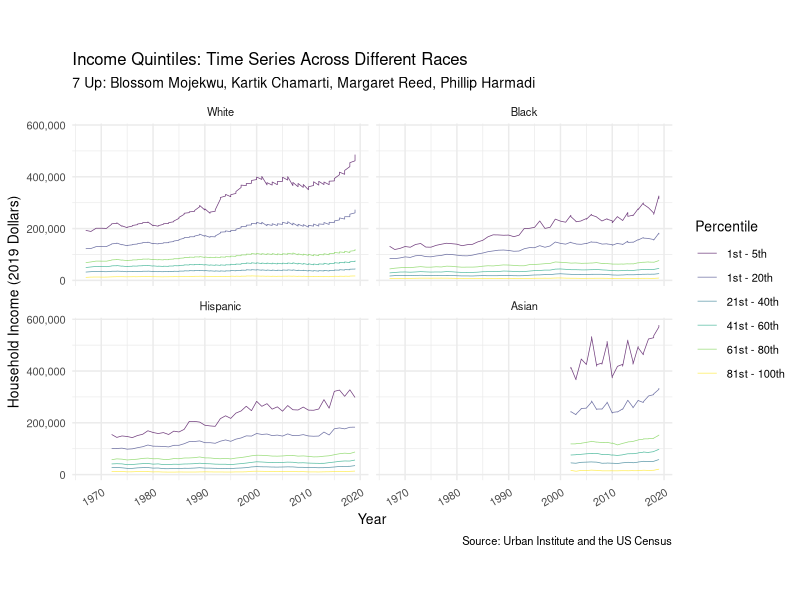
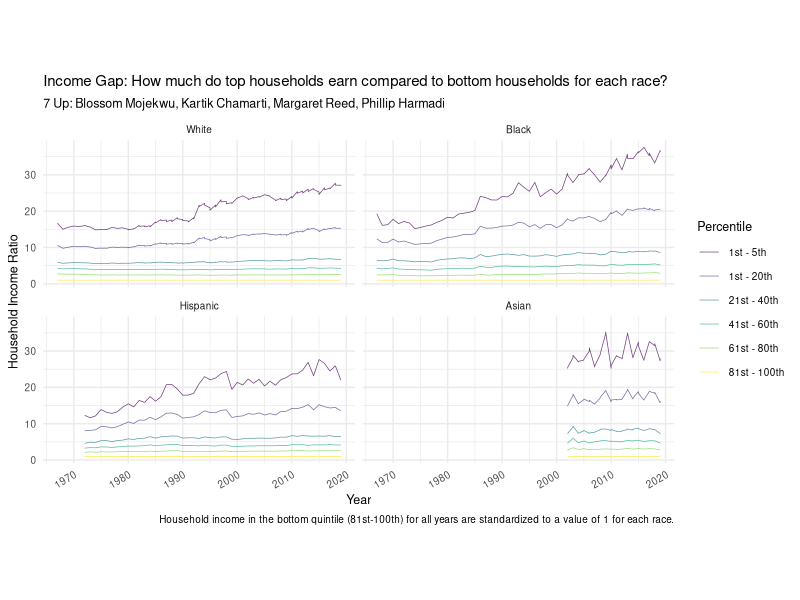
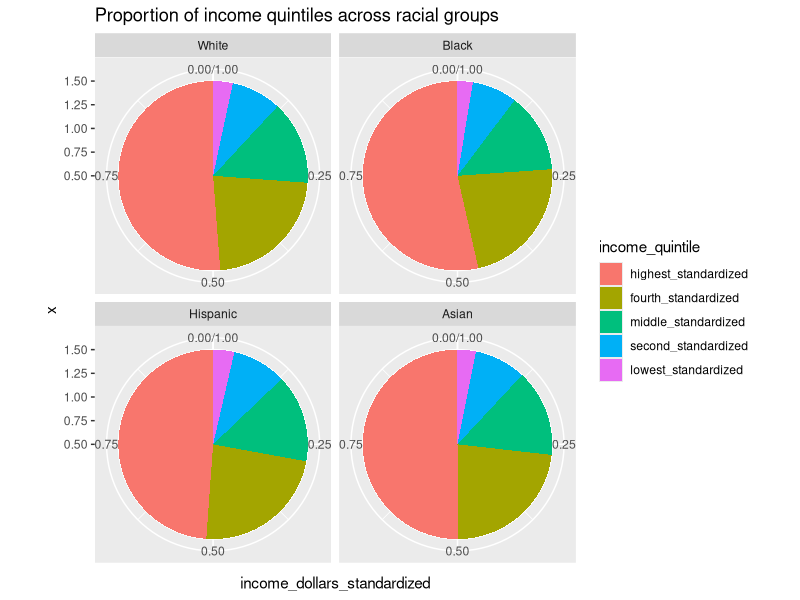
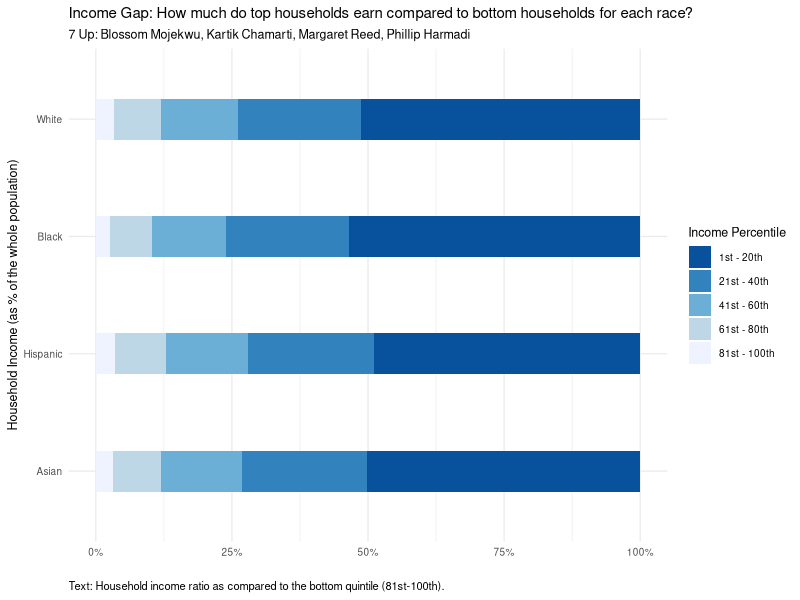
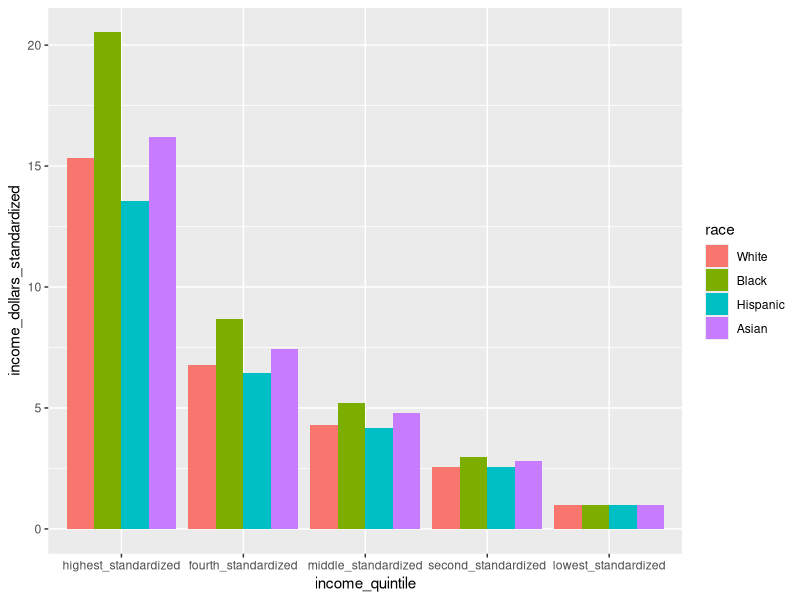
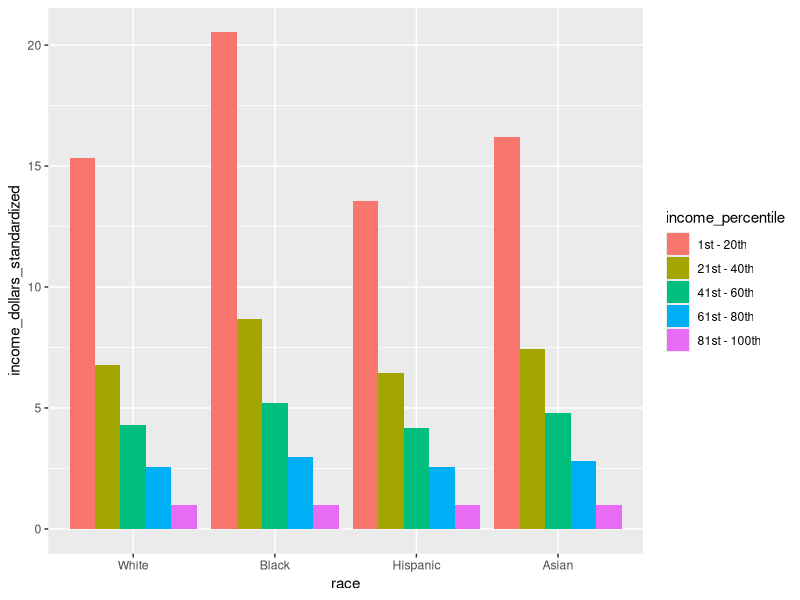
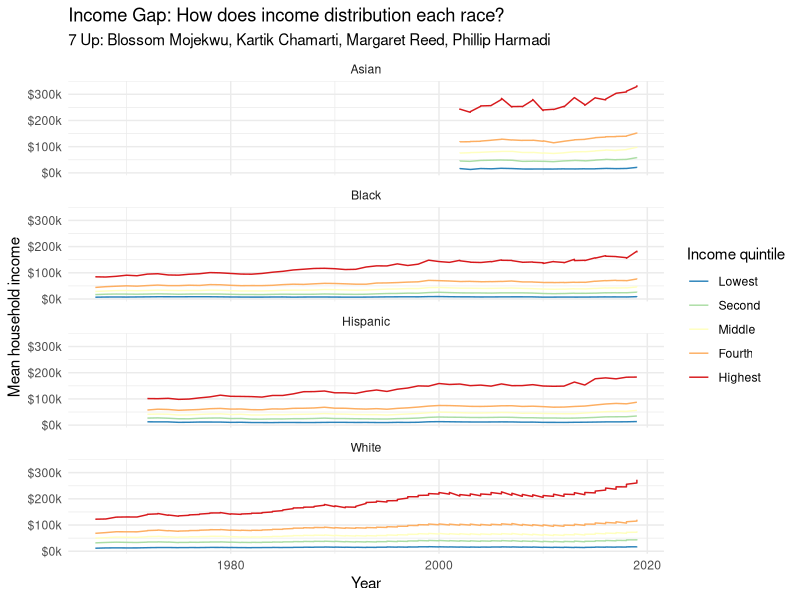

Write the R code that produced these figures, in order.
## ---- chunk 1
knitr::opts_chunk$set(echo = TRUE)
## ---- chunk 2
library(tidyverse)
library(lubridate)
library(plyr)
library(gganimate)
## ---- chunk 3
income_mean <- read.csv(file = "../data/income_mean.csv")

## ---- chunk 4
income_mean$race <- as.character(income_mean$race)

income_mean <- income_mean %>%
  mutate(race = str_remove(race, ',?\\s(.*)'))

income_mean$race <- factor(income_mean$race,
                           levels = c("All", "White", "Black", "Hispanic",
                                      "Asian"))
## ---- chunk 5
income_mean <- income_mean %>%
  mutate(income_percentile = case_when(
      income_quintile == "Top 5%"   ~ "1st - 5th",
      income_quintile == "Highest"  ~ "1st - 20th",
      income_quintile == "Second"   ~ "21st - 40th",
      income_quintile == "Middle"   ~ "41st - 60th",
      income_quintile == "Fourth"   ~ "61st - 80th",
      income_quintile == "Lowest"   ~ "81st - 100th")) 


income_mean$income_percentile <- as.factor(income_mean$income_percentile) 

income_mean$income_percentile <- factor(income_mean$income_percentile, 
                                        levels = c("1st - 5th", "1st - 20th", 
                                                   "21st - 40th",
                                                   "41st - 60th", "61st - 80th", 
                                                   "81st - 100th"))
## ---- chunk 6
income_mean <- income_mean %>% filter(dollar_type == "2019 Dollars")

income_mean <- income_mean %>% filter(race != "All")
## ---- chunk 7
ggplot(data = income_mean,
       mapping = aes(x = year,
                     y = income_dollars,
                     colour = income_percentile)) +
  geom_line(size = 0.25, alpha = 0.75) + 
  facet_wrap(. ~ race, nrow = 2) +
  labs(
    title = "Income Quintiles: Time Series Across Different Races",
    subtitle = "7 Up: Blossom Mojekwu, Kartik Chamarti, Margaret Reed, Phillip Harmadi",
    x = "Year", 
    y = "Household Income (2019 Dollars)", 
    color = "Percentile",
    caption = "Source: Urban Institute and the US Census"
    ) +
  scale_x_continuous(breaks = scales::pretty_breaks(n = 5)) +
  scale_y_continuous(labels = scales::comma) +
  scale_colour_viridis_d() +
  theme_minimal() +
  theme(text = element_text(size = 10), 
        axis.text.x = element_text(angle = 30, hjust = 1),
        axis.text.y = element_text(angle = 0, hjust = 1)) +
  coord_fixed(ratio = 1 / 20000)
## ---- chunk 8
income_mean_wider <- income_mean %>%
  select(-c(income_percentile)) %>%
  pivot_wider(names_from = income_quintile, 
                                  values_from = c("income_dollars")) %>% unnest()
income_mean_wider <- income_mean_wider %>%
  mutate(lowest_standardized = 1,
         second_standardized = Second / Lowest,
         middle_standardized = Middle / Lowest,
         fourth_standardized = Fourth / Lowest,
         highest_standardized = Highest / Lowest,
         top_5_pct_standardized = `Top 5%` / Lowest)

income_mean_wider <- income_mean_wider %>%
  select(-c("Lowest", "Second", "Middle", "Fourth", "Highest", "Top 5%")) %>%
  filter(dollar_type == "2019 Dollars") %>%
  select(-c("dollar_type")) 
## ---- chunk 9
income_mean_final <- income_mean_wider %>% 
  pivot_longer(cols = !year:race,
               names_to = "income_quintile", 
               values_to = "income_dollars")

income_mean_final <- income_mean_final %>%
  mutate(income_percentile = case_when(
      income_quintile == "top_5_pct_standardized"    ~ "1st - 5th",
      income_quintile == "highest_standardized"      ~ "1st - 20th",
      income_quintile == "fourth_standardized"       ~ "21st - 40th",
      income_quintile == "middle_standardized"       ~ "41st - 60th",
      income_quintile == "second_standardized"       ~ "61st - 80th",
      income_quintile == "lowest_standardized"       ~ "81st - 100th"),
      income_dollars_standardized = income_dollars) %>%
  select(-c("income_dollars"))

income_mean_final$income_percentile <- factor(income_mean_final$income_percentile, 
                                        levels = c("1st - 5th", "1st - 20th", 
                                                   "21st - 40th",
                                                   "41st - 60th", "61st - 80th", 
                                                   "81st - 100th"))
## ---- chunk 10
ggplot(data = income_mean_final,
       mapping = aes(x = year,
                     y = income_dollars_standardized,
                     colour = income_percentile)) +
  geom_line(size = 0.25, alpha = 0.75) + 
  facet_wrap(. ~ race, nrow = 2) +
  labs(
    title = "Income Gap: How much do top households earn compared to bottom households for each race?",
    subtitle = "7 Up: Blossom Mojekwu, Kartik Chamarti, Margaret Reed, Phillip Harmadi",
    x = "Year", y = "Household Income Ratio", 
    color = "Percentile",
    caption = "Household income in the bottom quintile (81st-100th) for all years are standardized to a value of 1 for each race."
    ) +
  scale_x_continuous(breaks = scales::pretty_breaks(n = 5)) +
  scale_y_continuous(labels = scales::comma) +
  scale_colour_viridis_d() +
  theme_minimal() +
  theme(text = element_text(size = 9), 
        axis.text.x = element_text(angle = 30, hjust = 1),
        axis.text.y = element_text(angle = 0, hjust = 1)) +
  coord_fixed(ratio = 1 / 1.5)
## ---- chunk 11
income_mean_final <- income_mean_final %>%
  mutate(income_quintile = fct_reorder(.f = income_quintile, .x = income_dollars_standardized, 
                                     .fun = mean, na.rm = FALSE, .desc = TRUE)) %>%
  filter(year == 2019) %>%
  filter(income_quintile != "top_5_pct_standardized") 

income_mean_final
## ---- chunk 12
income_mean_final %>%
  ggplot(aes(fill = income_quintile,
             x = 1,
             y = income_dollars_standardized)) + 
  geom_col(width = 1, position = "fill") +
  coord_polar(theta = "y") +
  facet_wrap(. ~ race, nrow = 2) +
  labs(title = "Proportion of income quintiles across racial groups")

  
## ---- chunk 13

#the following dataframe that I created shows the total values for each box based on race and income quintile. 
# finding a way to merge both dataframes should allow it so that the geom_text label
# can access the data.
# link for help: https://stackoverflow.com/questions/6644997/showing-data-values-on-stacked-bar-chart-in-ggplot2

income_mean_final %>%
  mutate(income_quintile = fct_reorder(.f = income_quintile, .x = income_dollars_standardized,                              .fun = mean, na.rm = FALSE, .desc = TRUE)) %>%
  filter(year == 2019) %>%
  filter(income_quintile != "top_5_pct_standardized") %>%
ggplot(aes(fill = income_percentile, 
             x = income_dollars_standardized, 
             y = reorder(race, desc(race)), 
             width = 0.35)) + 
  geom_bar(position = "fill", stat = "identity") +
  scale_fill_brewer(type = "seq", palette = "Blues", direction = -1) +
  labs(
    title = "Income Gap: How much do top households earn compared to bottom households for each race?",
    subtitle = "7 Up: Blossom Mojekwu, Kartik Chamarti, Margaret Reed, Phillip Harmadi",
    x = "", y = "Household Income (as % of the whole population)", 
    fill = "Income Percentile",
    caption = "Text: Household income ratio as compared to the bottom quintile (81st-100th)."
    ) +
  scale_colour_viridis_d() +
  scale_x_continuous(labels = scales::percent_format(scale = 100)) +
  theme_minimal(base_size = 10) +
  theme(text = element_text(size = 9),
        plot.caption = element_text(size = 8, hjust = 0))

## ---- chunk 14
income_mean_final %>%
  mutate(income_quintile = fct_reorder(.f = income_quintile, .x = income_dollars_standardized, 
                                     .fun = mean, na.rm = FALSE, .desc = TRUE)) %>%
  filter(year == 2019) %>%
  filter(income_quintile != "top_5_pct_standardized") %>%
  ggplot(aes(x = income_quintile, y = income_dollars_standardized, fill = race)) + 
  geom_bar(stat = "identity", position = position_dodge())
## ---- chunk 15
income_mean_final %>%
  mutate(income_quintile = fct_reorder(.f = income_percentile, .x = income_dollars_standardized, 
                                     .fun = mean, na.rm = FALSE, .desc = TRUE)) %>%
  filter(year == 2019) %>%
  filter(income_quintile != "top_5_pct_standardized") %>%
  ggplot(aes(fill = income_percentile, y = income_dollars_standardized, x = race)) + 
  geom_bar(stat = "identity", position = position_dodge())
## ---- chunk 16
income_mean %>%
  filter(!str_detect(race, "Combination"),
         !str_detect(race, "Not Hispanic"),
         !str_detect(race, "All"),
         dollar_type == "2019 Dollars",
         income_quintile != "Top 5%") %>%
  mutate(race = str_remove(race, ',?\\s(.*)'),
         income_quintile = ordered(income_quintile, c("Lowest", "Second", 
                                                      "Middle", "Fourth", 
                                                      "Highest"))) %>%
  ggplot(
    aes(x = year, y = income_dollars, color = income_quintile)
  ) +
  geom_line() +
  facet_wrap(.~race, ncol = 1) +
  scale_y_continuous(labels = scales::label_number(big.mark = ",", 
                                                   scale = 0.001, 
                                                   suffix = "k",
                                                   prefix = "$")) +
  scale_color_brewer(type = "seq", palette = "Spectral", direction = -1) +
  labs(
    title = "Income Gap: How does income distribution each race?",
    subtitle = "7 Up: Blossom Mojekwu, Kartik Chamarti, Margaret Reed, Phillip Harmadi",
    x = "Year", y = "Mean household income", 
    color = "Income quintile"
    ) +
  theme_minimal()
## ---- chunk 17
plot_6_anim <- income_mean %>%
  filter(!str_detect(race, "Combination"),
         !str_detect(race, "Not Hispanic"),
         !str_detect(race, "All"),
         dollar_type == "2019 Dollars",
         income_quintile != "Top 5%") %>%
  mutate(race = str_remove(race, ',?\\s(.*)'),
         income_quintile = ordered(income_quintile, c("Lowest", "Second", 
                                                      "Middle", "Fourth", 
                                                      "Highest"))) %>%
  ggplot(
    aes(x = year, y = income_dollars, color = income_quintile)
  ) +
  geom_line() +
  facet_wrap(.~race, ncol = 1) +
  scale_y_continuous(labels = scales::label_number(big.mark = ",", 
                                                   scale = 0.001, 
                                                   suffix = "k",
                                                   prefix = "$")) +
  scale_color_brewer(type = "seq", palette = "Spectral", direction = -1) +
  labs(
    title = "Income Gap: How does income distribution each race?",
    subtitle = "7 Up: Blossom Mojekwu, Kartik Chamarti, Margaret Reed, Phillip Harmadi",
    x = "Year", y = "Mean household income", 
    color = "Income quintile"
    ) +
  theme_minimal()

plot6.1.animate = plot_6_anim +
  transition_time(year)
